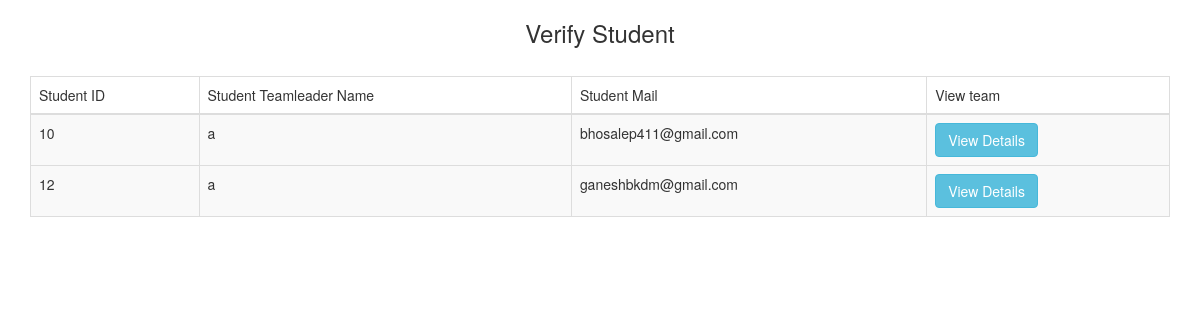
Screenshot of /viewAllStudTeam.php with the database file from the repository.
### tables this page shows
CREATE TABLE IF NOT EXISTS `student_team` (
  `ST_id` int(11) NOT NULL AUTO_INCREMENT,
  `ST_name` varchar(30) DEFAULT NULL,
  `ST_leaderName` varchar(30) DEFAULT NULL,
  `ST_mail` varchar(50) DEFAULT NULL,
  `ST_pass` varchar(15) DEFAULT NULL,
  `ST_mobile` varchar(12) DEFAULT NULL,
  `In_Id` int(11) DEFAULT NULL,
  `createdAt` date DEFAULT NULL,
  `updatedAt` date DEFAULT NULL,
  `verifySatus` tinyint(1) DEFAULT NULL,
  `SPOC_id` int(11) DEFAULT NULL,
  `E_id` int(11) DEFAULT NULL,
  PRIMARY KEY (`ST_id`),
  KEY `SPOC_id` (`SPOC_id`),
  KEY `E_id` (`E_id`)
);

### viewAllStudTeam.php (the view, shortened to what this page needs)
<!DOCTYPE html>
<html>
     <head>
          <link rel="stylesheet" href="https://maxcdn.bootstrapcdn.com/bootstrap/3.3.6/css/bootstrap.min.css" />
          <link rel="stylesheet" href="https://cdn.datatables.net/1.10.12/css/dataTables.bootstrap.min.css" />
	    <link rel="stylesheet" href="https://cdnjs.cloudflare.com/ajax/libs/font-awesome/4.7.0/css/font-awesome.min.css">
     </head>
     <body>
  <?php $con = mysqli_connect('localhost','root','','zivima');
       $query ="SELECT * FROM student_team";
       mysqli_select_db($con,"zivima");
       $result = mysqli_query($con,$query);
	if ($result->num_rows > 0) {
       ?>
          <div class="container">
               <h3 align="center">Verify Student</h3>
               <br />
               <div class="table-responsive">
                    <table id="student_data" class="table table-striped table-bordered">
                         <thead>
                              <tr>
                                   <td>Student ID</td>
                                   <td>Student Teamleader Name</td>
                                   <td>Student Mail</td>
                                   <td>View team</td>
                              </tr>
                         </thead>
                         <?php
                         while($row = mysqli_fetch_array($result))
                         {
                              echo '
                              <tr>
                                   <td>'.$row["ST_id"].'</td>
                                   <td>'.$row["ST_leaderName"].'</td>
                                   <td>'.$row["ST_mail"].'</td>
                                   <td><button type="submit" class="btn btn-info">View Details </button></td> <tr>';
                        }
                       }
                       ?>
                    </table>
               </div>
           </div>
     </body>
</html>

### rows the page displays
student_team: ST_id "10", ST_leaderName "a", ST_mail "bhosalep411@gmail.com"
student_team: ST_id "12", ST_leaderName "a", ST_mail "ganeshbkdm@gmail.com"
